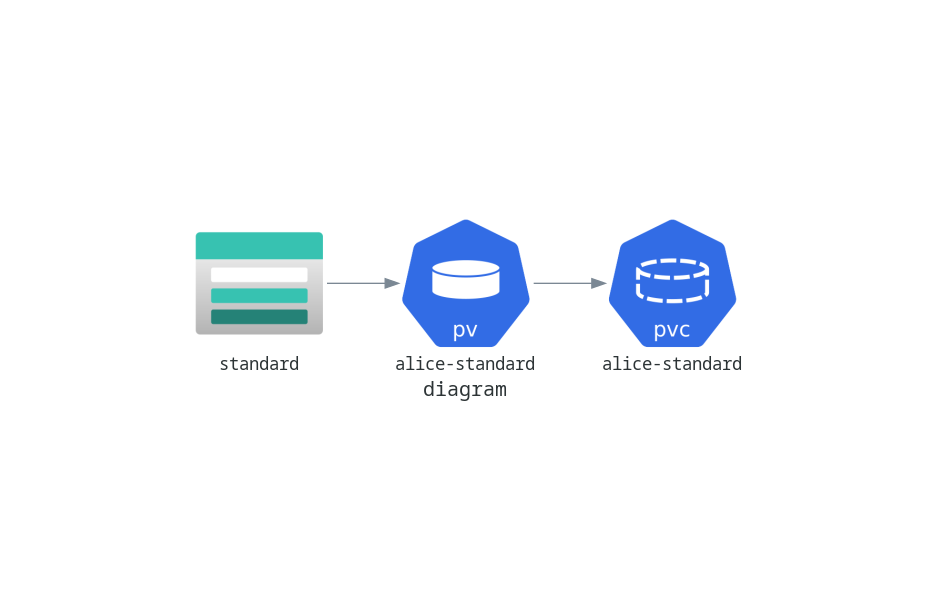

Source code (Python):
# diagram.py
from diagrams import Diagram
from diagrams.aws.compute import EC2
from diagrams.aws.database import RDS
from diagrams.aws.network import ELB

from diagrams.azure.storage import StorageAccounts
from diagrams.k8s.storage import PersistentVolume, PersistentVolumeClaim

import os

def myself() -> str:
        f = os.path.basename(__file__)
        no_ext = '.'.join(f.split('.')[:-1])
        return no_ext

with Diagram(myself(), show=False):
        StorageAccounts("standard") >> PersistentVolume("alice-standard") >> PersistentVolumeClaim("alice-standard")
